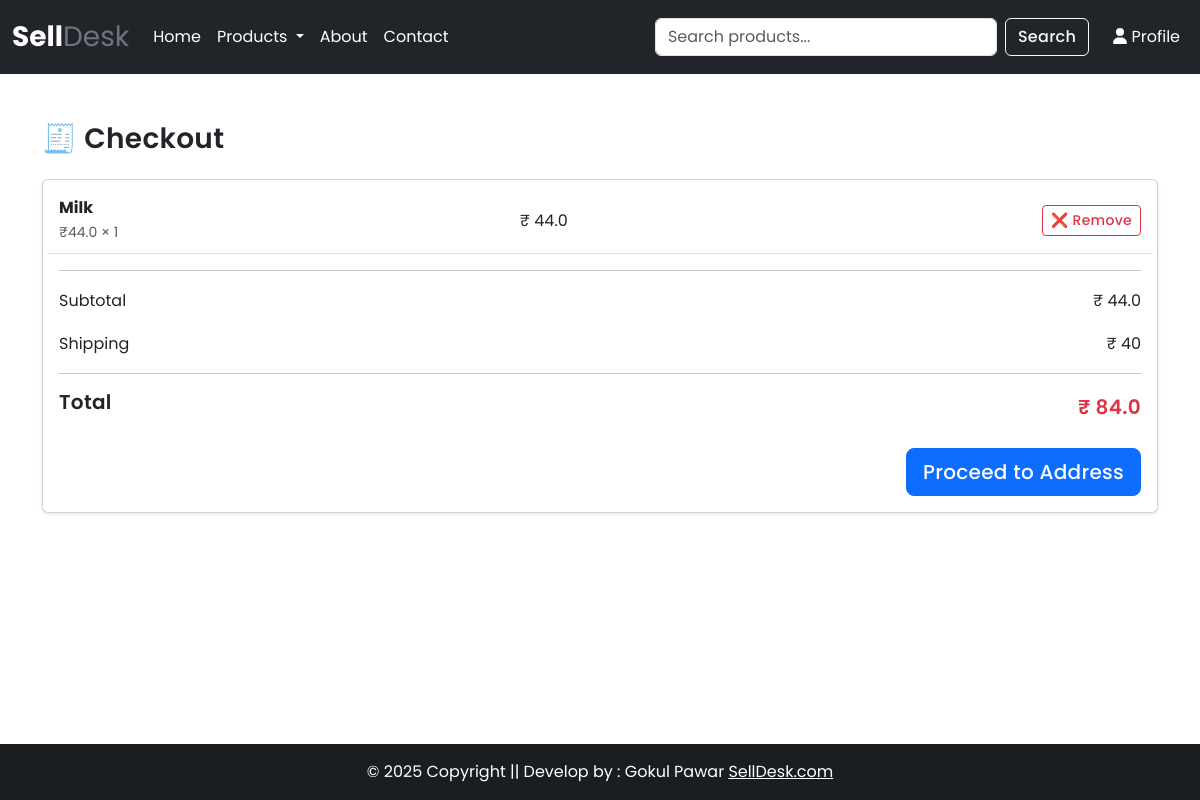
Screenshot of /checkout/ (signed in) with the database file from the repository.
### app/models.py (models this page shows, shortened)
class Cart(models.Model):
    user = models.ForeignKey(User, on_delete=models.CASCADE)
    product = models.ForeignKey(Product, on_delete=models.CASCADE)
    quantity = models.PositiveIntegerField(default=1)
    class Meta:
        constraints = [
            models.UniqueConstraint(
                fields=['user', 'product'],
                name='unique_user_product_cart'
            )
        ]
    @property
    def total_cost(self):
        return self.quantity * self.product.discounted_price

class Product(models.Model):
    category = models.CharField(
        max_length=2,
        choices=CATEGORY_CHOICES
    )
    subcategory = models.CharField(
        max_length=100,
        blank=True,
        null=True,
        help_text="Example: Cow Milk, Buffalo Milk"
    )
    title = models.CharField(max_length=200)
    selling_price = models.FloatField()
    discounted_price = models.FloatField()
    product_image = models.ImageField(
        upload_to='product'
    )
    description = models.TextField(
        blank=True,
        help_text="Detailed product description"
    )
    composition = models.CharField(
        max_length=255,
        blank=True,
        help_text="Example: 100% Cow Milk"
    )
    prodapp = models.CharField(
        max_length=255,
        blank=True,
        verbose_name="Product Application",
        help_text="Example: Tea, Coffee, Daily Consumption"
    )

### app/views.py (the view)
# urls.py: path('checkout/', views.checkout, name='checkout'),
@login_required(login_url='login')
def checkout(request):
    cart = Cart.objects.filter(user=request.user)
    amount = sum(item.total_cost for item in cart)
    shipping_amount = 40 if cart else 0
    totalamount = amount + shipping_amount
    return render(request, 'app/checkout.html', {
        'cart': cart,
        'amount': amount,
        'shipping_amount': shipping_amount,
        'totalamount': totalamount,
    })

### app/templates/app/checkout.html (shortened to what this page needs)
{% extends "app/base.html" %}
{% block main-content %}
<div class="container my-5">
  <h3 class="mb-4">🧾 Checkout</h3>
  {% if cart %}
    <div class="card shadow-sm">
      <div class="card-body">
        {% for item in cart %}
          <div class="row align-items-center mb-3 border-bottom pb-2">
            <div class="col-md-5">
              <strong>{{ item.product.title }}</strong><br>
              <small class="text-muted">
                ₹{{ item.product.discounted_price }} × {{ item.quantity }}
              </small>
            </div>
            <div class="col-md-3">
              ₹ {{ item.total_cost }}
            </div>
            <div class="col-md-4 text-end">
              <a href="{% url 'remove_cart_item' %}?prod_id={{ item.product.id }}"
                 class="btn btn-sm btn-outline-danger">
                ❌ Remove
              </a>
            </div>
          </div>
        {% endfor %}
        <hr>
        <p class="d-flex justify-content-between">
          Subtotal <span>₹ {{ amount }}</span>
        </p>
        <p class="d-flex justify-content-between">
          Shipping <span>₹ {{ shipping_amount }}</span>
        </p>
        <hr>
        <h5 class="d-flex justify-content-between">
          Total <span class="text-danger">₹ {{ totalamount }}</span>
        </h5>
        <div class="text-end mt-4">
          <a href="{% url 'confirm_address' %}"
             class="btn btn-primary btn-lg">
            Proceed to Address
          </a>
        </div>
      </div>
    </div>
  {% else %}
    <div class="alert alert-warning">
      Your cart is empty. Add products to continue.
    </div>
  {% endif %}
</div>
{% endblock %}

### app/static/app/css/style.css (style rules this page uses)
* { font-family: 'Poppins', system-ui, -apple-system, BlinkMacSystemFont, 'Segoe UI', Roboto, 'Helvetica Neue', Arial, sans-serif; }
h1, h2, h3, h4, h5, h6 { font-weight: 600; letter-spacing: 0.3px; }
p, li, span, small { font-weight: 400; line-height: 1.7; }
.btn { font-weight: 500; letter-spacing: 0.3px; }
.price, .text-danger { font-weight: 600; }

### rows the page displays
Cart: product "Milk", product.discounted_price "44.0", quantity "1", total_cost "44.0"

### other values shown
{{ amount }} "44.0"
{{ shipping_amount }} "40"
{{ totalamount }} "84.0"
